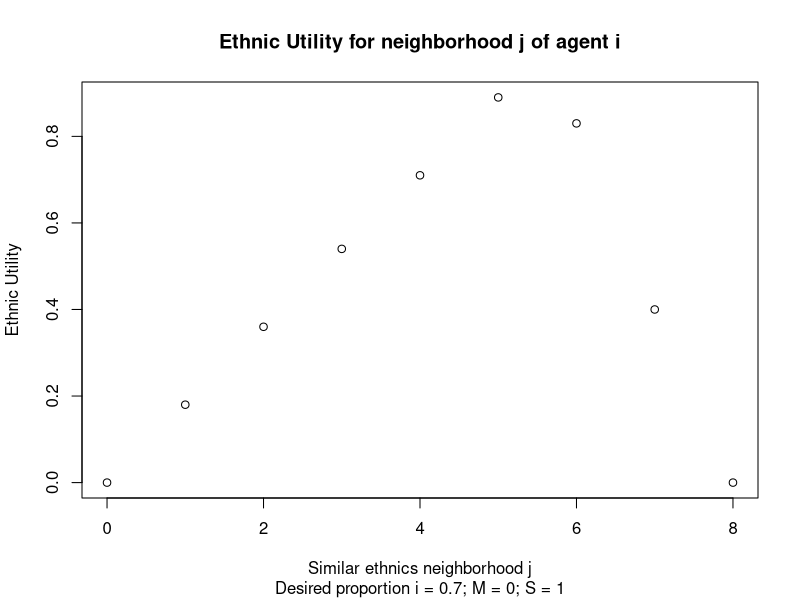
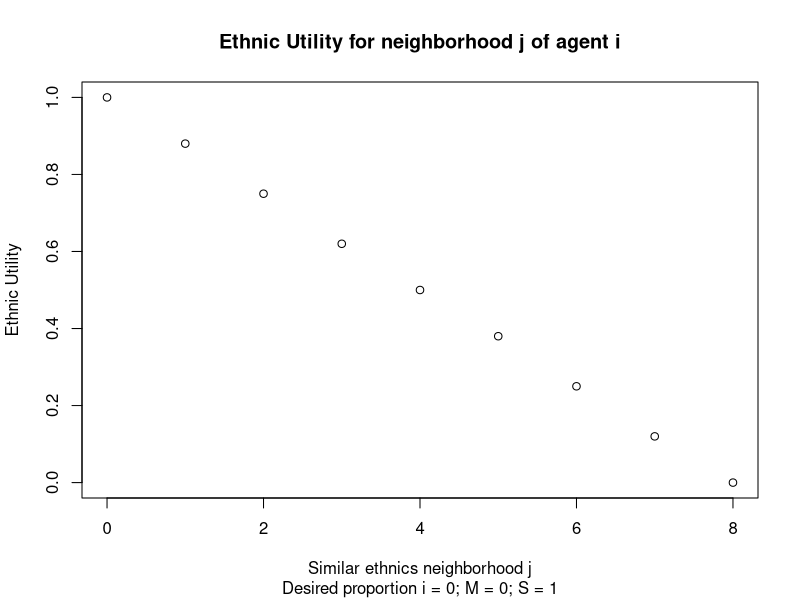
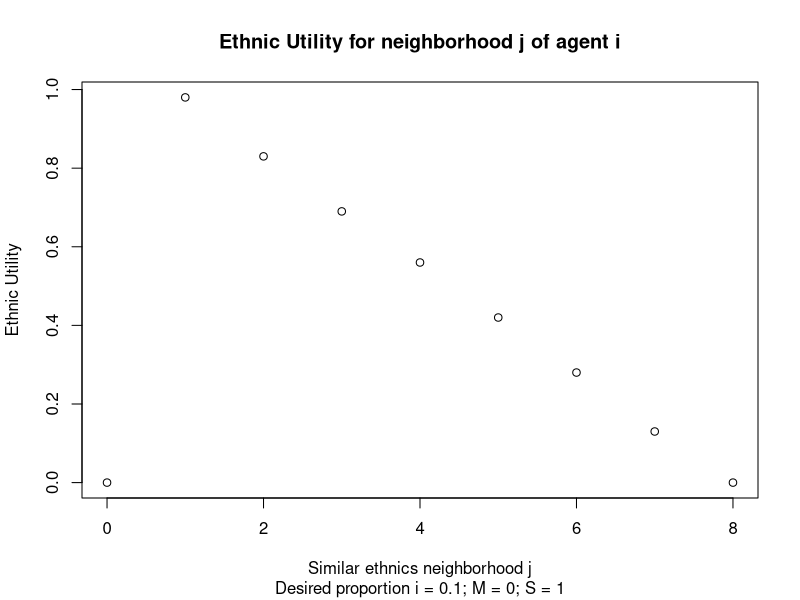
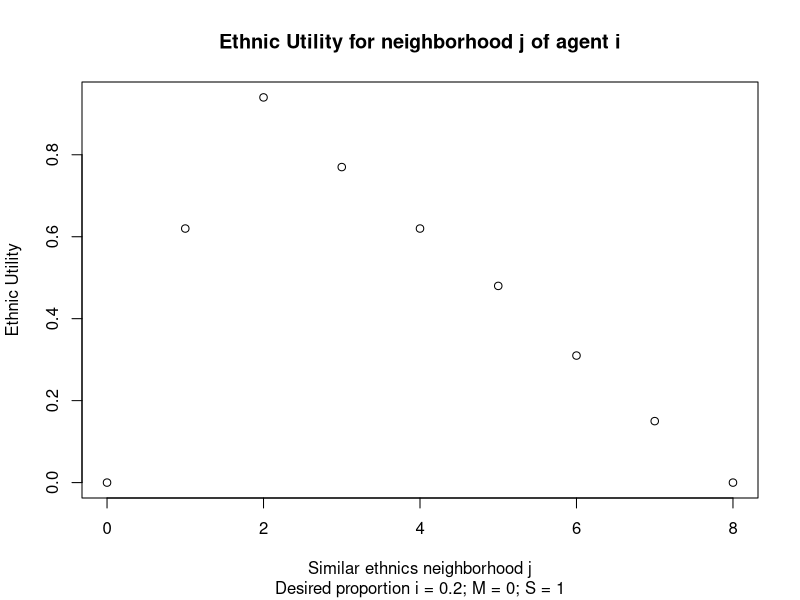
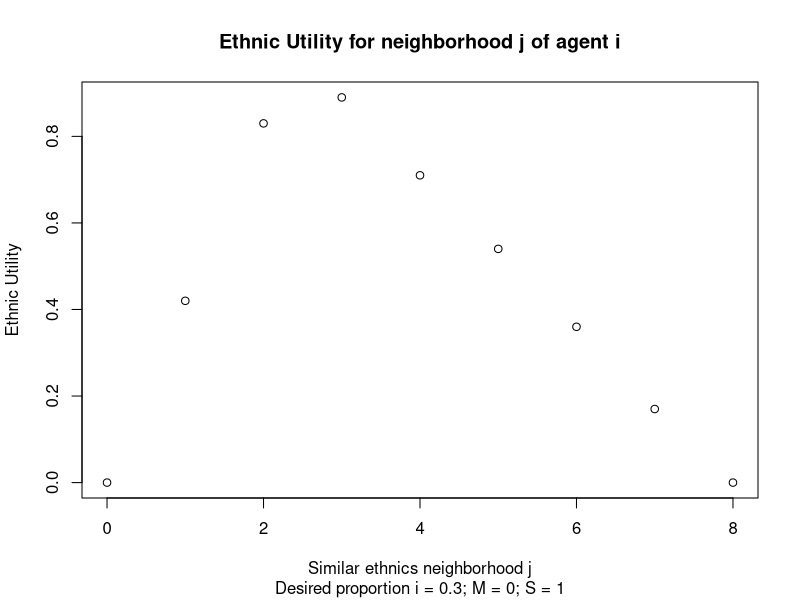
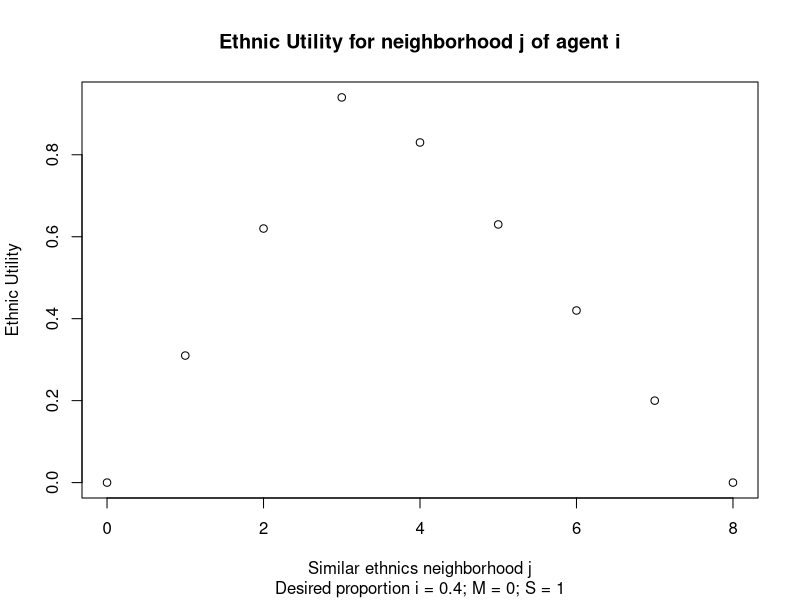
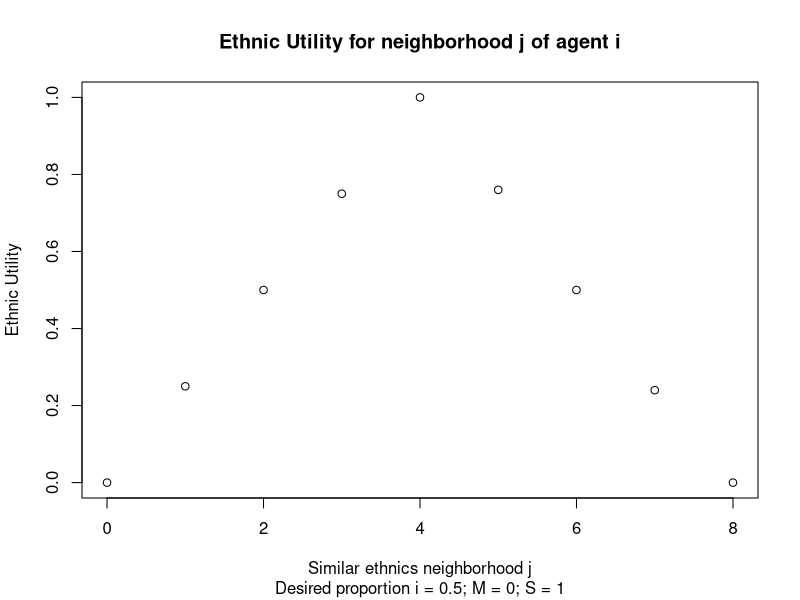
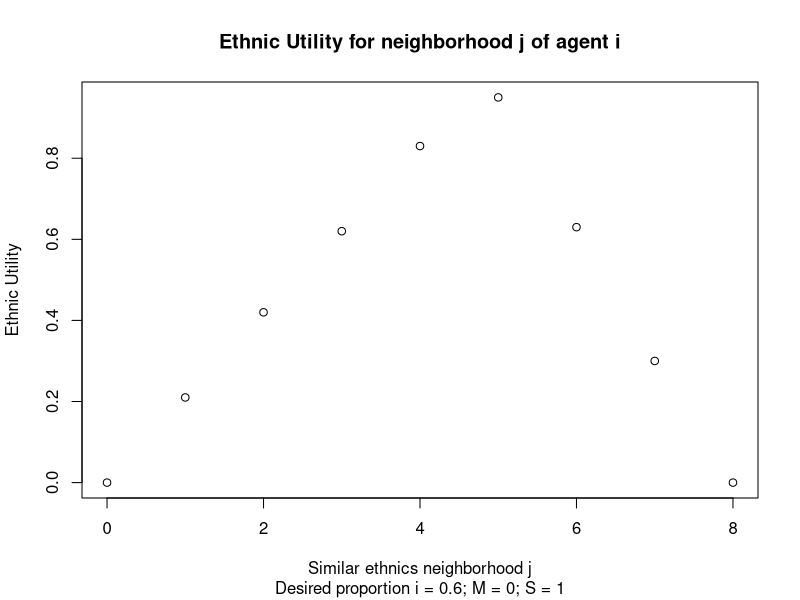

Recreate these plots in R, in order.
## ---- chunk 1
knitr::opts_chunk$set(echo = TRUE, fig.lp="fig:")

library(Hmisc)

# Here functions that are used.

# Calculation ethnic utility (for each option)
# i_e: ethnic threshold (ideal point)
# M: right-side slope
# x: number agents in neighborhood with same color
# n: total number agents in neighborhood
# S: left-side slope
# Note: if (x > n){U <- NA} to show the case number of agents in neighborhood different from 8, so that utility is calculated based on this, although x-axis in graph has 8 points  (excluded from calculation)

f_eth <- function(i_e,M,x,n,S){
  if (x > n){
    U <- NA}else{
  if (x < round(n*i_e,digits = 2)){
   U <- (x / round((n*i_e),digits = 2)) * S
    }else if (x > round((n*i_e),digits = 2)){
      U <- M + ((1- round((x/n),digits = 2))*(1-M))/(1-i_e)
    }else{
        U <- 1}
  round(U,digits = 2)
    }
}

# Calculation value utility (for each option)

f_val <- function(e_w,ew_ng,M,i_v,S){
  if (round(abs(e_w-ew_ng), digits=2) <= i_v) {
    U <- 1
    }else{
      U <- (M + ((1-(round(abs(e_w-ew_ng), digits=2)))*(1-M))/(1-i_v)) * S
    }
  round(U,digits = 2)
}

# Probability (random utility with logistic regression) to relocate

prob <- function(d_u_e,d_u_v,e_w,par_v){round(1 / (1 + exp(-(e_w*10)*(d_u_e) + (-(v_w*10)*(d_u_v)))),digits= 2)}

# install.packages("tinytex", repos = "https://cloud.r-project.org" ) if debug needed?

## ---- chunk 2


# f2 <- function(p,M,x,n,S)

i_e = 0.7
M = 0
S = 1
n = 8

f0m <- f_eth(i_e,M,0,n,S)
f1m <- f_eth(i_e,M,1,n,S)
f2m <- f_eth(i_e,M,2,n,S)
f3m <- f_eth(i_e,M,3,n,S)
f4m <- f_eth(i_e,M,4,n,S)
f5m <- f_eth(i_e,M,5,n,S)
f6m <- f_eth(i_e,M,6,n,S)
f7m <- f_eth(i_e,M,7,n,S)
f8m <- f_eth(i_e,M,8,n,S)

num_sim_col <- seq(0, 8, by = 1)
Utility_E <- c(f0m,f1m,f2m,f3m,f4m,f5m,f6m,f7m,f8m)
name_E <- paste0("Desired proportion i = ",i_e,"; M = ",M,"; S = ",S)

plot(num_sim_col,Utility_E, xlab = "Similar ethnics neighborhood j", ylab = "Ethnic Utility",  main = "Ethnic Utility for neighborhood j of agent i",  sub = name_E)

report_E <- paste0("M = ",M,"; S = ",S,"; Desired proportion i = ",i_e,"; Similar ethnics neighborhood j = ", seq(0, 8, by = 1), "; Utility ij = ", Utility_E)

print(report_E)

## ---- chunk 3


# f2 <- function(p,M,x,n,S)

#i_e = 0.5
M = 0
S = 1
n = 8

for (i_e in seq (0.0,1.0, by = 0.1)){
  
f0m <- f_eth(i_e,M,0,n,S)
f1m <- f_eth(i_e,M,1,n,S)
f2m <- f_eth(i_e,M,2,n,S)
f3m <- f_eth(i_e,M,3,n,S)
f4m <- f_eth(i_e,M,4,n,S)
f5m <- f_eth(i_e,M,5,n,S)
f6m <- f_eth(i_e,M,6,n,S)
f7m <- f_eth(i_e,M,7,n,S)
f8m <- f_eth(i_e,M,8,n,S)

num_sim_col <- seq(0, 8, by = 1)
Utility_E <- c(f0m,f1m,f2m,f3m,f4m,f5m,f6m,f7m,f8m)
name_E <- paste0("Desired proportion i = ",i_e,"; M = ",M,"; S = ",S)

plot(num_sim_col,Utility_E, xlab = "Similar ethnics neighborhood j", ylab = "Ethnic Utility",  main = "Ethnic Utility for neighborhood j of agent i",  sub = name_E)

report_E <- paste0("M = ",M,"; S = ",S,"; Desired proportion i = ",i_e,"; Similar ethnics neighborhood j = ", seq(0, 8, by = 1), "; Utility ij = ", Utility_E)

print(report_E)

}
## ---- chunk 4

i_v <- 0
S  <- 1
M <- 0

for (e_w in seq (0.0,1.0, by = 0.1)){

fv0d2 <- f_val(e_w,0,M,i_v,S)
fv1d2 <- f_val(e_w,0.1,M,i_v,S)
fv2d2 <- f_val(e_w,0.2,M,i_v,S)
fv3d2 <- f_val(e_w,0.3,M,i_v,S)
fv4d2 <- f_val(e_w,0.4,M,i_v,S)
fv5d2 <- f_val(e_w,0.5,M,i_v,S)
fv6d2 <- f_val(e_w,0.6,M,i_v,S)
fv7d2 <- f_val(e_w,0.7,M,i_v,S)
fv8d2 <- f_val(e_w,0.8,M,i_v,S)
fv9d2 <- f_val(e_w,0.9,M,i_v,S)
fv10d2 <- f_val(e_w,1.0,M,i_v,S)

value_mean_neighborhood <- seq(0.0, 1.0, by = 0.1)
Utility_V <- c(fv0d2,fv1d2,fv2d2,fv3d2,fv4d2,fv5d2,fv6d2,fv7d2,fv8d2,fv9d2,fv10d2)
name_V <- paste0("Ethnic weight i = ", e_w,"; desired distance i = ",i_v,"; M = ",M,"; S = ",S)

plot(value_mean_neighborhood,Utility_V, xlab = "Mean ethnic weight neighborhood j", ylab = "Value Utility neighborhood j",  main = "Value Utility for neighborhood j of agent i",  sub = name_V)

report_v <- paste0(name_V,"; Mean ethnic weight j = ", seq(0.0, 1.0, by = 0.1), "; Utility ij = ", Utility_V)

print(report_v)

}

## ---- chunk 5

for (d_u_e in seq (-1.0,1.0, by = 0.1)){
  
e_w <- 0.8
v_w <- 1 - e_w

# d_u_e <- -1

  dis_0   <- prob(d_u_e,0.0,e_w,v_w)
dis_0.1 <- prob(d_u_e,0.1,e_w,v_w)
dis_0.2 <- prob(d_u_e,0.2,e_w,v_w)
dis_0.3 <- prob(d_u_e,0.3,e_w,v_w)
dis_0.4 <- prob(d_u_e,0.4,e_w,v_w)
dis_0.5 <- prob(d_u_e,0.5,e_w,v_w)
dis_0.6 <- prob(d_u_e,0.6,e_w,v_w)
dis_0.7 <- prob(d_u_e,0.7,e_w,v_w)
dis_0.8 <- prob(d_u_e,0.8,e_w,v_w)
dis_0.9 <- prob(d_u_e,0.9,e_w,v_w)
dis_1   <- prob(d_u_e,1.0,e_w,v_w)
dis_0.1neg <- prob(d_u_e,-0.1,e_w,v_w)
dis_0.2neg <- prob(d_u_e,-0.2,e_w,v_w)
dis_0.3neg <- prob(d_u_e,-0.3,e_w,v_w)
dis_0.4neg <- prob(d_u_e,-0.4,e_w,v_w)
dis_0.5neg <- prob(d_u_e,-0.5,e_w,v_w)
dis_0.6neg <- prob(d_u_e,-0.6,e_w,v_w)
dis_0.7neg <- prob(d_u_e,-0.7,e_w,v_w)
dis_0.8neg <- prob(d_u_e,-0.8,e_w,v_w)
dis_0.9neg <- prob(d_u_e,-0.9,e_w,v_w)
dis_1neg   <- prob(d_u_e,-1.0,e_w,v_w)
  
  value_difference <- seq(-1.0,1.0, by = 0.1)
  prob_relocation <- seq(0.0, 1.0,  by = 0.1)
  
  prob_choice <- c(dis_1neg,dis_0.9neg,dis_0.8neg,dis_0.7neg,dis_0.6neg,dis_0.5neg,dis_0.4neg,dis_0.3neg,dis_0.2neg,dis_0.1neg,dis_0,dis_0.1,dis_0.2,dis_0.3,dis_0.4,dis_0.5,dis_0.6,dis_0.7,dis_0.8,dis_0.9,dis_1)
  
  name_diff <- paste0("Note: "," Ethnic parameter = ", e_w*10," ;"," Value parameter = ", v_w*10, 
                      "\r\n Utility Difference -1 = MIN Utility Alternative, 1 = MAX Utility Alternative")
  
  name_diff_title <-paste0("Probability to move to alternative","\r\n Difference Ethnic Utility (Alternative - Current) = ", d_u_e)
  
plot(value_difference,prob_choice, xlab = "x-axis: Difference Value Utility (Alternative - Current) \r\n",ylab = "probability", main = name_diff_title, sub = name_diff,ylim = c(0,1), yaxt = 'n')
axis(2,at=seq(0.0, 1.0, by = 0.25))

}


## ---- chunk 6

prob <- function(d_u_e,d_u_v,par_e,par_v){round(1 / (1 + exp(-par_e*(d_u_e) + (-par_v*(d_u_v)))),digits= 2)}

for (d_u_e in seq (-1.0,1.0, by = 0.1)){
  
par_e <- 10
par_v <- 10 - par_e

# d_u_e <- -1

  dis_0p   <- prob(d_u_e,0.0,par_e,par_v)
dis_0.1p <- prob(d_u_e,0.1,par_e,par_v)
dis_0.2p <- prob(d_u_e,0.2,par_e,par_v)
dis_0.3p <- prob(d_u_e,0.3,par_e,par_v)
dis_0.4p <- prob(d_u_e,0.4,par_e,par_v)
dis_0.5p <- prob(d_u_e,0.5,par_e,par_v)
dis_0.6p <- prob(d_u_e,0.6,par_e,par_v)
dis_0.7p <- prob(d_u_e,0.7,par_e,par_v)
dis_0.8p <- prob(d_u_e,0.8,par_e,par_v)
dis_0.9p <- prob(d_u_e,0.9,par_e,par_v)
dis_1p  <- prob(d_u_e,1.0,par_e,par_v)
dis_0.1negp <- prob(d_u_e,-0.1,par_e,par_v)
dis_0.2negp <- prob(d_u_e,-0.2,par_e,par_v)
dis_0.3negp <- prob(d_u_e,-0.3,par_e,par_v)
dis_0.4negp <- prob(d_u_e,-0.4,par_e,par_v)
dis_0.5negp <- prob(d_u_e,-0.5,par_e,par_v)
dis_0.6negp <- prob(d_u_e,-0.6,par_e,par_v)
dis_0.7negp <- prob(d_u_e,-0.7,par_e,par_v)
dis_0.8negp <- prob(d_u_e,-0.8,par_e,par_v)
dis_0.9negp <- prob(d_u_e,-0.9,par_e,par_v)
dis_1negp   <- prob(d_u_e,-1.0,par_e,par_v)
  
  value_difference <- seq(-1.0,1.0, by = 0.1)
  prob_relocation <- seq(0.0, 1.0,  by = 0.1)
  
  prob_choicep <- c(dis_1negp,dis_0.9negp,dis_0.8negp,dis_0.7negp,dis_0.6negp,dis_0.5negp,dis_0.4negp,dis_0.3negp,dis_0.2negp,dis_0.1negp,dis_0p,dis_0.1p,dis_0.2p,dis_0.3p,dis_0.4p,dis_0.5p,dis_0.6p,dis_0.7p,dis_0.8p,dis_0.9p,dis_1p)
  
  name_diff <- paste0("Note: "," Ethnic parameter = ", par_e," ;"," Value parameter = ", par_v, 
                      "\r\n Utility Difference -1 = MIN Utility Alternative, 1 = MAX Utility Alternative")
  
  name_diff_title <-paste0("Probability to move to alternative","\r\n Difference Ethnic Utility (Alternative - Current) = ", d_u_e)
  
plot(value_difference,prob_choicep, xlab = "x-axis: Difference Value Utility (Alternative - Current) \r\n",ylab = "probability", main = name_diff_title, sub = name_diff,ylim = c(0,1), yaxt = 'n')
axis(2,at=seq(0.0, 1.0, by = 0.25))

}


## ---- chunk 7

# f0t6 <- f(0.5,0.6,0,6)
# f1t6 <- f(0.5,0.6,1,6)
# f2t6<- f(0.5,0.6,2,6)
# f3t6 <- f(0.5,0.6,3,6)
# f4t6 <- f(0.5,0.6,4,6)
# f5t6 <- f(0.5,0.6,5,6)
# f6t6 <- f(0.5,0.6,6,6)

# utilityt6 <- c(f0t6,f1t6,f2t6,f3t6,f4t6,f5t6,f6t6)
# concentrationt6 <- c(0:6)


# print(utilityt8)
# plot(concentrationt6,utilityt6)

## ---- chunk 8



# f0m <- f(0.5,1,0,8)
# f1m <- f(0.5,1,1,8)
# f2m <- f(0.5,1,2,8)
# f3m <- f(0.5,1,3,8)
# f4m <- f(0.5,1,4,8)
# f5m <- f(0.5,1,5,8)
# f6m <- f(0.5,1,6,8)
# f7m <- f(0.5,1,7,8)
# f8m <- f(0.5,1,8,8)

# utility_Moore <- c(f0m,f1m,f2m,f3m,f4m,f5m,f6m,f7m,f8m)
# concentrationm <- c(0:8)


# print(utilitym)
# plot(concentrationm,utility_Moore)
## ---- chunk 9



# f0m <- f(0.5,0,0,8)
# f1m <- f(0.5,0,1,8)
# f2m <- f(0.5,0,2,8)
# f3m <- f(0.5,0,3,8)
# f4m <- f(0.5,0,4,8)
# f5m <- f(0.5,0,5,8)
# f6m <- f(0.5,0,6,8)
# f7m <- f(0.5,0,7,8)
# f8m <- f(0.5,0,8,8)

# utility_Moore <- c(f0m,f1m,f2m,f3m,f4m,f5m,f6m,f7m,f8m)
# concentrationm <- c(0:8)


# print(utilitym)
# plot(concentrationm,utility_Moore)
